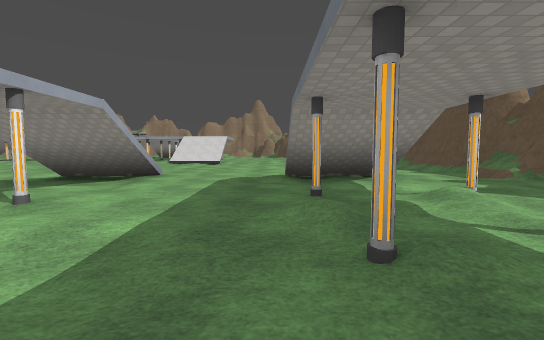
View 1 (above)

16 first-person views from a walk through a 3-D level made in the Godot game engine. The camera is 1.3 m above the floor, tilts 4° down and sees 90° across. The floor is counted in squares, 2.53 m on a side. Each view is taken from the middle of a square. On the plan, view 1 faces up. The plan holds only what a view shows up to about 9 squares ahead; the rest is blank. The place goes on beyond the plan. Surface patterns are stand-ins for the level's own textures.

View 2
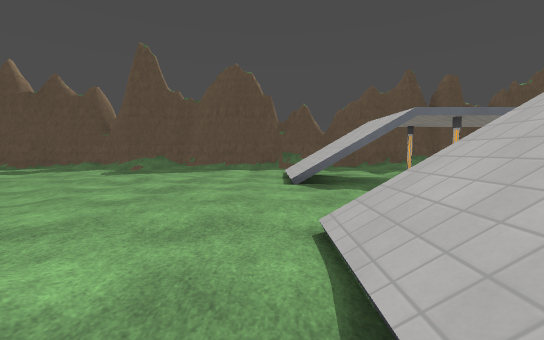

View 3
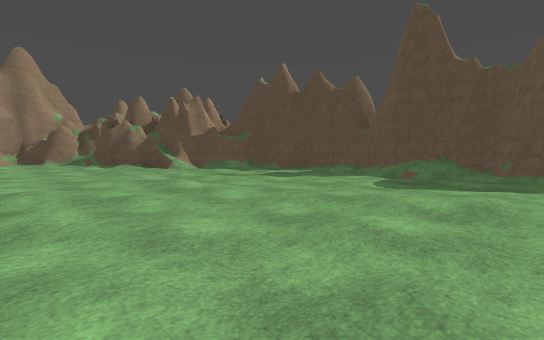

View 4
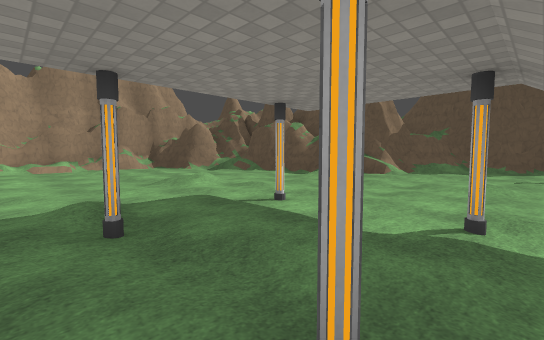

View 5
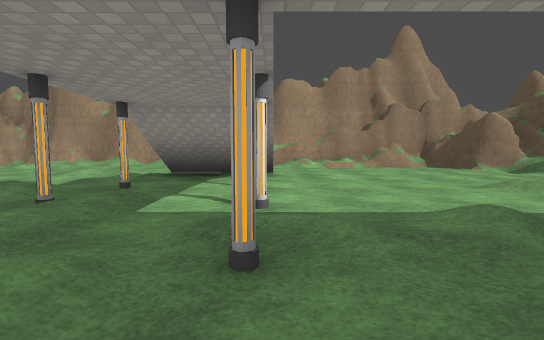

View 6
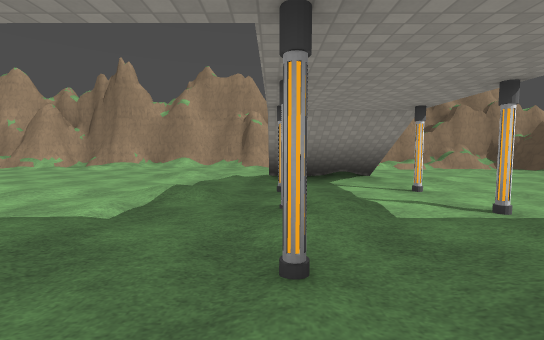

View 7
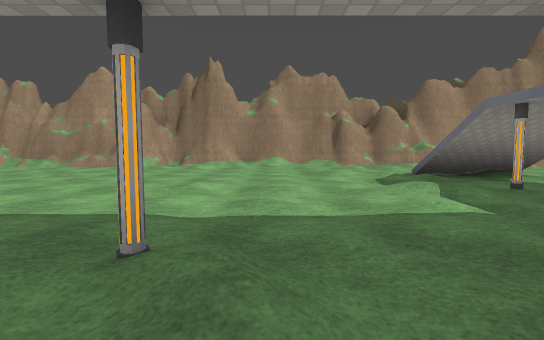

View 8
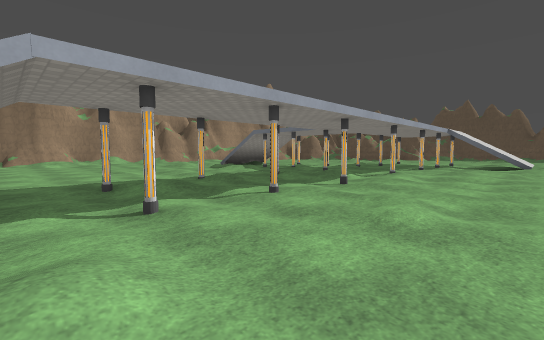

View 9
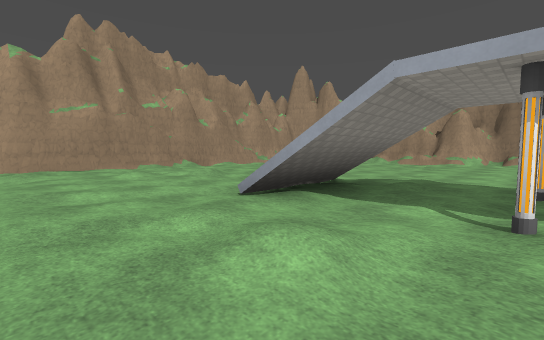

View 10
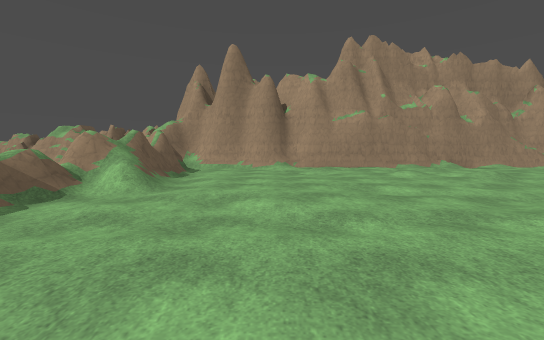

View 11
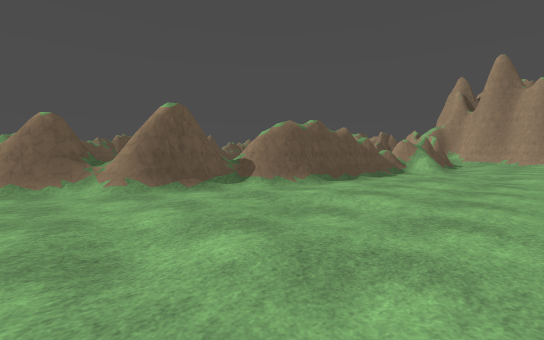

View 12
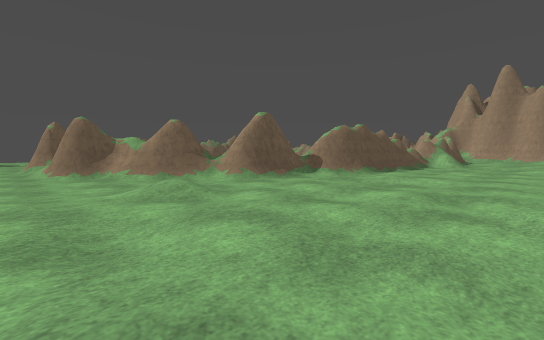

View 13
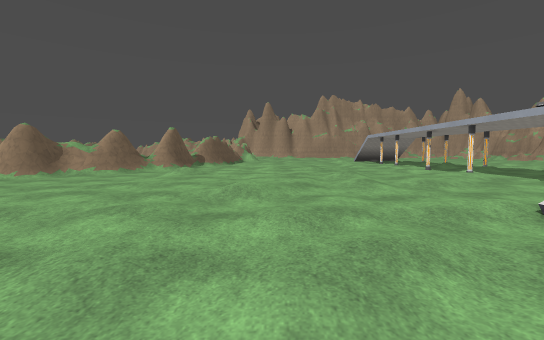

View 14
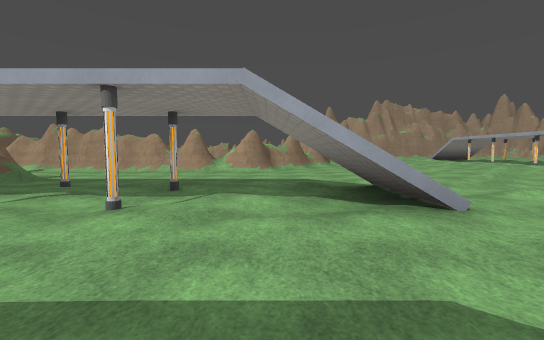

View 15
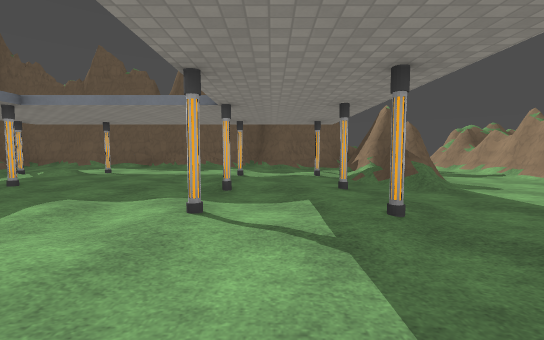

View 16
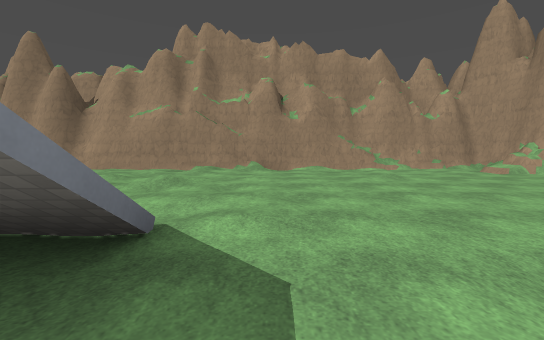

### Floor plan
Key: @ floor where view 1 was taken; # wall or solid block; . main floor; : floor 0.25 m higher than the main floor; + floor 0.5 m higher than the main floor; * floor 0.75 m higher than the main floor; / step, stairs or slope; = window, fence, low wall or low ledge; P pillar.
Columns run from 22 left of view 1 to 5 right of it. Each row starts with its distance up from view 1.
 23 #####################
 22 ###///##.:.....:.*+/##
 21 #..............:.....###
 20 #............:......:./#
 19 #.............=/#......#
 18 #..:.........../.......##
 17 #............:P....:...:#
 16 #.............P.P.......##
 15 #:.....//PP:P.P:P.PP.....##
 14 #..:...//..../............##
 13 #..:.../.PP.P.P.P:PP.......#
 12 #.......:.........///.:....#
 11 #..........................#
 10 #/........................:#
  9 #/..........:..............#
  8 #/.///.....................#
  7 ##########.........:.......#
  6          ###/..............#
  5            ###....//...//..#
  4              ##.../#...//..#
  3               #...P.P.P.P..#
  2               #.......... :#
  1               #...P.P.P.   #
  0               #.......@    #
 -1               #..#P.P.P.
 -2               #./#....../
 -3               #.#/P.P.P.P
 -4               #.##.........
 -5               #  ###/###//.#
 -6               # ######   ###

Where each view was taken, in squares from view 1:
view 1: 0 up, 0 right, facing up
view 2: 6 up, 4 left, facing right
view 3: 8 up, 2 left, facing up-right
view 4: 13 up, 5 left, facing up-right
view 5: 14 up, 6 left, facing up
view 6: 14 up, 8 left, facing up
view 7: 14 up, 11 left, facing up
view 8: 11 up, 14 left, facing up-right
view 9: 11 up, 13 left, facing up-left
view 10: 10 up, 13 left, facing left
view 11: 10 up, 9 left, facing down-left
view 12: 10 up, 7 left, facing down-left
view 13: 9 up, 2 left, facing left
view 14: 4 up, 0 right, facing left
view 15: 3 up, 3 left, facing down
view 16: 16 up, 14 left, facing left
